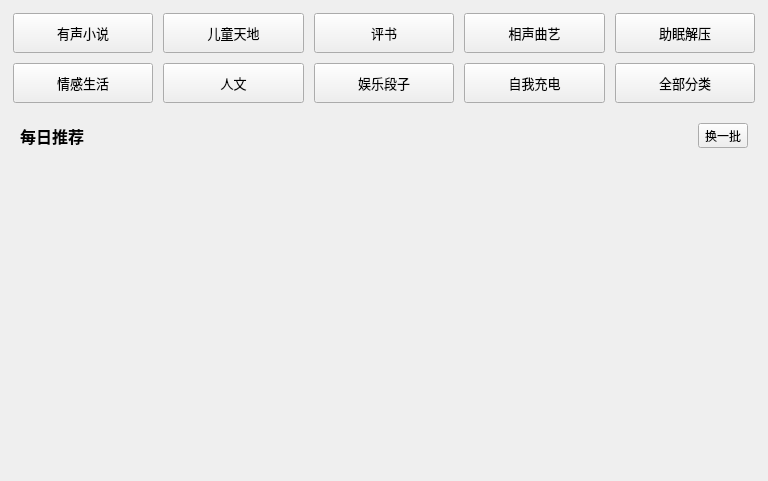
<?xml version="1.0" encoding="UTF-8"?>
<ui version="4.0">
 <class>ListenRecommend</class>
 <widget class="QWidget" name="ListenRecommend">
  <property name="geometry">
   <rect>
    <x>0</x>
    <y>0</y>
    <width>768</width>
    <height>481</height>
   </rect>
  </property>
  <property name="windowTitle">
   <string>ListenRecommend</string>
  </property>
  <layout class="QVBoxLayout" name="verticalLayout">
   <item>
    <widget class="QWidget" name="classify_widget" native="true">
     <layout class="QGridLayout" name="gridLayout">
      <property name="leftMargin">
       <number>2</number>
      </property>
      <property name="topMargin">
       <number>2</number>
      </property>
      <property name="rightMargin">
       <number>2</number>
      </property>
      <property name="bottomMargin">
       <number>5</number>
      </property>
      <property name="spacing">
       <number>10</number>
      </property>
      <item row="0" column="3">
       <widget class="QToolButton" name="toolButton_8">
        <property name="sizePolicy">
         <sizepolicy hsizetype="Expanding" vsizetype="Fixed">
          <horstretch>0</horstretch>
          <verstretch>0</verstretch>
         </sizepolicy>
        </property>
        <property name="minimumSize">
         <size>
          <width>0</width>
          <height>40</height>
         </size>
        </property>
        <property name="maximumSize">
         <size>
          <width>16777215</width>
          <height>40</height>
         </size>
        </property>
        <property name="font">
         <font>
          <pointsize>10</pointsize>
         </font>
        </property>
        <property name="cursor">
         <cursorShape>PointingHandCursor</cursorShape>
        </property>
        <property name="text">
         <string>相声曲艺</string>
        </property>
       </widget>
      </item>
      <item row="1" column="2">
       <widget class="QToolButton" name="toolButton_13">
        <property name="sizePolicy">
         <sizepolicy hsizetype="Expanding" vsizetype="Fixed">
          <horstretch>0</horstretch>
          <verstretch>0</verstretch>
         </sizepolicy>
        </property>
        <property name="minimumSize">
         <size>
          <width>0</width>
          <height>40</height>
         </size>
        </property>
        <property name="maximumSize">
         <size>
          <width>16777215</width>
          <height>40</height>
         </size>
        </property>
        <property name="font">
         <font>
          <pointsize>10</pointsize>
         </font>
        </property>
        <property name="cursor">
         <cursorShape>PointingHandCursor</cursorShape>
        </property>
        <property name="text">
         <string>娱乐段子</string>
        </property>
       </widget>
      </item>
      <item row="0" column="4">
       <widget class="QToolButton" name="toolButton_9">
        <property name="sizePolicy">
         <sizepolicy hsizetype="Expanding" vsizetype="Fixed">
          <horstretch>0</horstretch>
          <verstretch>0</verstretch>
         </sizepolicy>
        </property>
        <property name="minimumSize">
         <size>
          <width>0</width>
          <height>40</height>
         </size>
        </property>
        <property name="maximumSize">
         <size>
          <width>16777215</width>
          <height>40</height>
         </size>
        </property>
        <property name="font">
         <font>
          <pointsize>10</pointsize>
         </font>
        </property>
        <property name="cursor">
         <cursorShape>PointingHandCursor</cursorShape>
        </property>
        <property name="text">
         <string>助眠解压</string>
        </property>
       </widget>
      </item>
      <item row="1" column="1">
       <widget class="QToolButton" name="toolButton_12">
        <property name="sizePolicy">
         <sizepolicy hsizetype="Expanding" vsizetype="Fixed">
          <horstretch>0</horstretch>
          <verstretch>0</verstretch>
         </sizepolicy>
        </property>
        <property name="minimumSize">
         <size>
          <width>0</width>
          <height>40</height>
         </size>
        </property>
        <property name="maximumSize">
         <size>
          <width>16777215</width>
          <height>40</height>
         </size>
        </property>
        <property name="font">
         <font>
          <pointsize>10</pointsize>
         </font>
        </property>
        <property name="cursor">
         <cursorShape>PointingHandCursor</cursorShape>
        </property>
        <property name="text">
         <string>人文</string>
        </property>
       </widget>
      </item>
      <item row="0" column="0">
       <widget class="QToolButton" name="toolButton_5">
        <property name="sizePolicy">
         <sizepolicy hsizetype="Expanding" vsizetype="Fixed">
          <horstretch>0</horstretch>
          <verstretch>0</verstretch>
         </sizepolicy>
        </property>
        <property name="minimumSize">
         <size>
          <width>0</width>
          <height>40</height>
         </size>
        </property>
        <property name="maximumSize">
         <size>
          <width>16777215</width>
          <height>40</height>
         </size>
        </property>
        <property name="font">
         <font>
          <pointsize>10</pointsize>
         </font>
        </property>
        <property name="cursor">
         <cursorShape>PointingHandCursor</cursorShape>
        </property>
        <property name="text">
         <string>有声小说</string>
        </property>
       </widget>
      </item>
      <item row="1" column="4">
       <widget class="IconBesideTextToolButton" name="all_classify_toolButton">
        <property name="sizePolicy">
         <sizepolicy hsizetype="Expanding" vsizetype="Fixed">
          <horstretch>0</horstretch>
          <verstretch>0</verstretch>
         </sizepolicy>
        </property>
        <property name="minimumSize">
         <size>
          <width>0</width>
          <height>40</height>
         </size>
        </property>
        <property name="maximumSize">
         <size>
          <width>16777215</width>
          <height>40</height>
         </size>
        </property>
        <property name="font">
         <font>
          <family>Microsoft YaHei UI</family>
          <pointsize>10</pointsize>
         </font>
        </property>
        <property name="cursor">
         <cursorShape>PointingHandCursor</cursorShape>
        </property>
        <property name="text">
         <string>全部分类</string>
        </property>
       </widget>
      </item>
      <item row="1" column="3">
       <widget class="QToolButton" name="toolButton_11">
        <property name="sizePolicy">
         <sizepolicy hsizetype="Expanding" vsizetype="Fixed">
          <horstretch>0</horstretch>
          <verstretch>0</verstretch>
         </sizepolicy>
        </property>
        <property name="minimumSize">
         <size>
          <width>0</width>
          <height>40</height>
         </size>
        </property>
        <property name="maximumSize">
         <size>
          <width>16777215</width>
          <height>40</height>
         </size>
        </property>
        <property name="font">
         <font>
          <family>Microsoft YaHei UI</family>
          <pointsize>10</pointsize>
         </font>
        </property>
        <property name="cursor">
         <cursorShape>PointingHandCursor</cursorShape>
        </property>
        <property name="text">
         <string>自我充电</string>
        </property>
       </widget>
      </item>
      <item row="1" column="0">
       <widget class="QToolButton" name="toolButton_10">
        <property name="sizePolicy">
         <sizepolicy hsizetype="Expanding" vsizetype="Fixed">
          <horstretch>0</horstretch>
          <verstretch>0</verstretch>
         </sizepolicy>
        </property>
        <property name="minimumSize">
         <size>
          <width>0</width>
          <height>40</height>
         </size>
        </property>
        <property name="maximumSize">
         <size>
          <width>16777215</width>
          <height>40</height>
         </size>
        </property>
        <property name="font">
         <font>
          <pointsize>10</pointsize>
         </font>
        </property>
        <property name="cursor">
         <cursorShape>PointingHandCursor</cursorShape>
        </property>
        <property name="text">
         <string>情感生活</string>
        </property>
       </widget>
      </item>
      <item row="0" column="2">
       <widget class="QToolButton" name="toolButton_7">
        <property name="sizePolicy">
         <sizepolicy hsizetype="Expanding" vsizetype="Fixed">
          <horstretch>0</horstretch>
          <verstretch>0</verstretch>
         </sizepolicy>
        </property>
        <property name="minimumSize">
         <size>
          <width>0</width>
          <height>40</height>
         </size>
        </property>
        <property name="maximumSize">
         <size>
          <width>16777215</width>
          <height>40</height>
         </size>
        </property>
        <property name="font">
         <font>
          <pointsize>10</pointsize>
         </font>
        </property>
        <property name="cursor">
         <cursorShape>PointingHandCursor</cursorShape>
        </property>
        <property name="text">
         <string>评书</string>
        </property>
       </widget>
      </item>
      <item row="0" column="1">
       <widget class="QToolButton" name="toolButton_6">
        <property name="sizePolicy">
         <sizepolicy hsizetype="Expanding" vsizetype="Fixed">
          <horstretch>0</horstretch>
          <verstretch>0</verstretch>
         </sizepolicy>
        </property>
        <property name="minimumSize">
         <size>
          <width>0</width>
          <height>40</height>
         </size>
        </property>
        <property name="maximumSize">
         <size>
          <width>16777215</width>
          <height>40</height>
         </size>
        </property>
        <property name="font">
         <font>
          <pointsize>10</pointsize>
         </font>
        </property>
        <property name="cursor">
         <cursorShape>PointingHandCursor</cursorShape>
        </property>
        <property name="text">
         <string>儿童天地</string>
        </property>
       </widget>
      </item>
     </layout>
    </widget>
   </item>
   <item>
    <widget class="QWidget" name="title_widget" native="true">
     <layout class="QHBoxLayout" name="horizontalLayout_2">
      <item>
       <widget class="QLabel" name="label_2">
        <property name="font">
         <font>
          <pointsize>12</pointsize>
          <bold>true</bold>
         </font>
        </property>
        <property name="text">
         <string>每日推荐</string>
        </property>
       </widget>
      </item>
      <item>
       <spacer name="horizontalSpacer">
        <property name="orientation">
         <enum>Qt::Horizontal</enum>
        </property>
        <property name="sizeHint" stdset="0">
         <size>
          <width>641</width>
          <height>20</height>
         </size>
        </property>
       </spacer>
      </item>
      <item>
       <widget class="QToolButton" name="refresh_toolButton">
        <property name="cursor">
         <cursorShape>PointingHandCursor</cursorShape>
        </property>
        <property name="text">
         <string>换一批</string>
        </property>
        <property name="toolButtonStyle">
         <enum>Qt::ToolButtonTextBesideIcon</enum>
        </property>
       </widget>
      </item>
     </layout>
    </widget>
   </item>
   <item>
    <widget class="QWidget" name="table_widget" native="true">
     <property name="minimumSize">
      <size>
       <width>0</width>
       <height>100</height>
      </size>
     </property>
    </widget>
   </item>
   <item>
    <widget class="QWidget" name="rank_widget" native="true">
     <property name="minimumSize">
      <size>
       <width>0</width>
       <height>101</height>
      </size>
     </property>
     <layout class="QHBoxLayout" name="horizontalLayout_3">
      <item>
       <widget class="QWidget" name="widget_7" native="true"/>
      </item>
      <item>
       <widget class="QWidget" name="widget_8" native="true"/>
      </item>
      <item>
       <widget class="QWidget" name="widget_9" native="true"/>
      </item>
     </layout>
    </widget>
   </item>
   <item>
    <widget class="QWidget" name="widget_6" native="true">
     <layout class="QVBoxLayout" name="verticalLayout_4">
      <item>
       <spacer name="verticalSpacer_2">
        <property name="orientation">
         <enum>Qt::Vertical</enum>
        </property>
        <property name="sizeHint" stdset="0">
         <size>
          <width>20</width>
          <height>534</height>
         </size>
        </property>
       </spacer>
      </item>
     </layout>
    </widget>
   </item>
  </layout>
 </widget>
 <customwidgets>
  <customwidget>
   <class>IconBesideTextToolButton</class>
   <extends>QToolButton</extends>
   <header>IconBesideTextToolButton.h</header>
  </customwidget>
 </customwidgets>
 <resources/>
 <connections/>
</ui>
